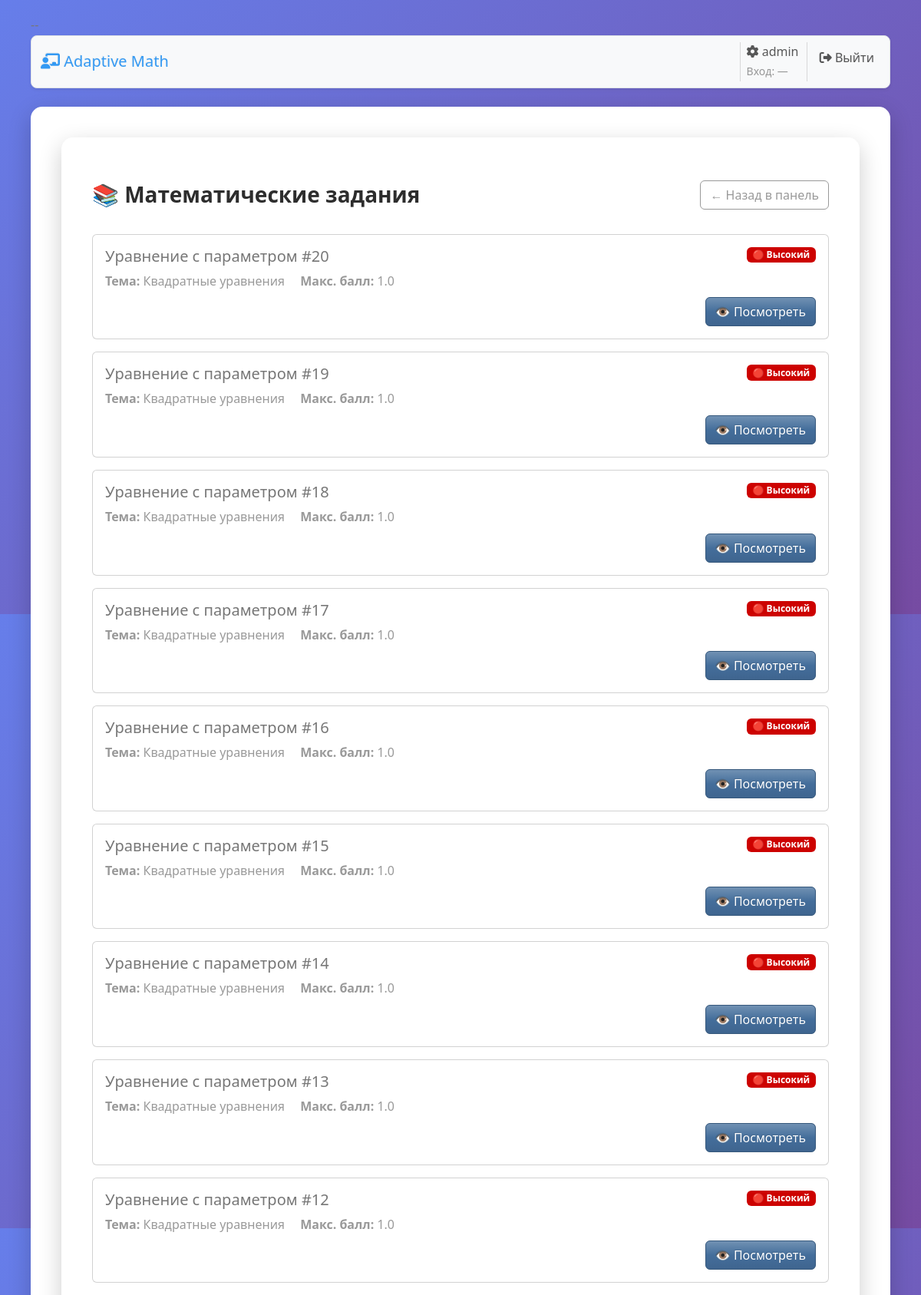
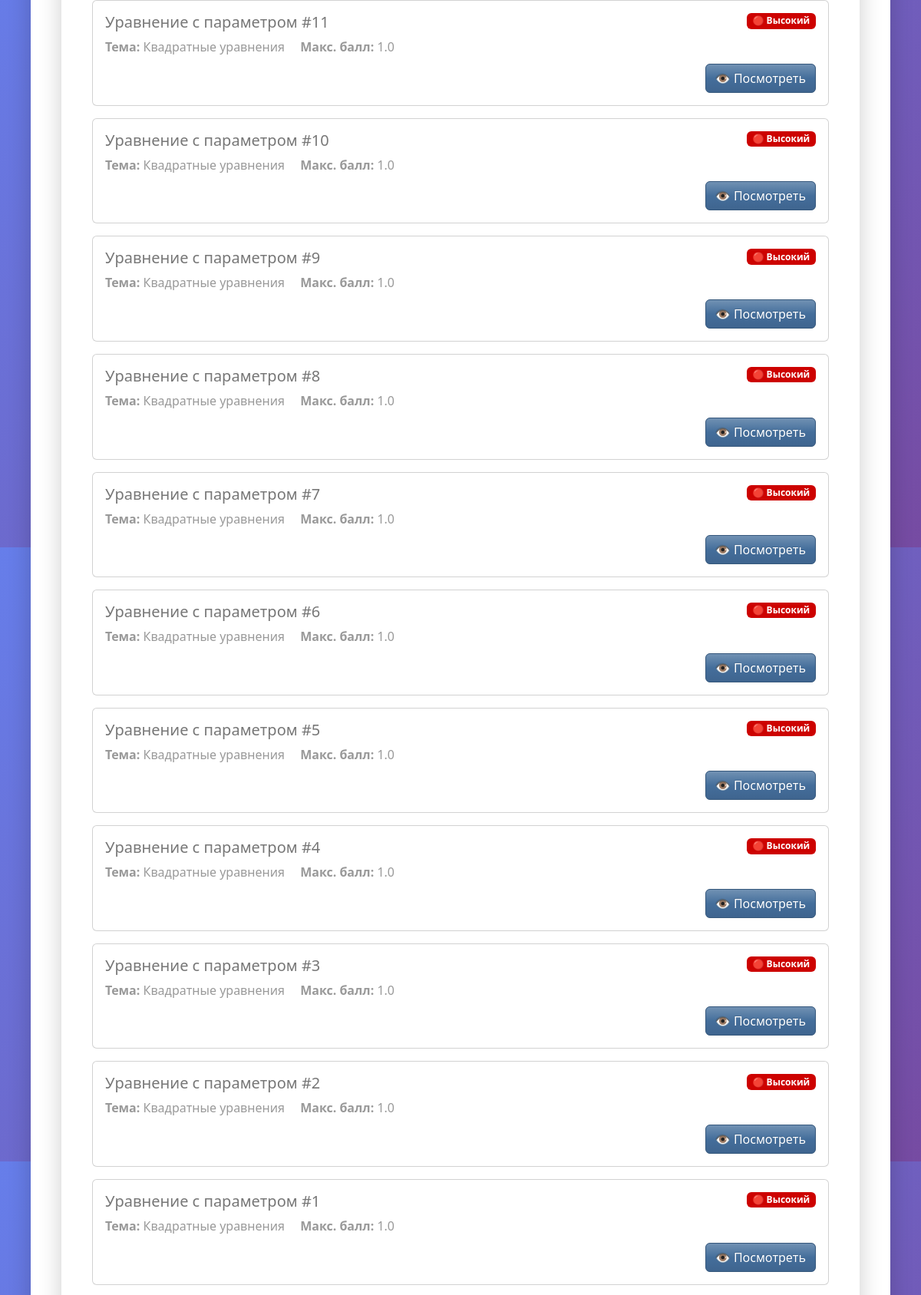
Screenshot of /tasks/ (signed in, upper part) with the database file from the repository (2 pictures, top to bottom).
### models.py (models this page shows, shortened)
class User(UserMixin, db.Model):
    __tablename__ = 'users'
    id = db.Column(db.Integer, primary_key=True)
    username = db.Column(db.String(80), unique=True, nullable=False)
    email = db.Column(db.String(120), unique=True, nullable=False)
    password_hash = db.Column(db.String(255), nullable=False)
    role = db.Column(db.String(20), nullable=False, default='student')  # 'student' или 'teacher'
    first_name = db.Column(db.String(50))
    last_name = db.Column(db.String(50))
    created_at = db.Column(db.DateTime, default=datetime.utcnow)
    last_login = db.Column(db.DateTime)
    is_active = db.Column(db.Boolean, default=True)
    task_attempts = db.relationship(
        'TaskAttempt',
        back_populates='user',
        cascade='all, delete-orphan',  # удаляем попытки вместе с пользователем
        passive_deletes=True,          # уважать ondelete='CASCADE' на уровне БД
        lazy='selectin'                # удобно: можно len(), не нужно .all()
    )
    evaluation_logs = db.relationship(
        'StudentEvaluationLog',
        back_populates='user',
        cascade='all, delete-orphan',
        passive_deletes=True,
        lazy='selectin'
    )
    topic_progress = db.relationship(
        'StudentTopicProgress',
        back_populates='user',
        cascade='all, delete-orphan',
        passive_deletes=True,
        lazy='selectin'
    )
    created_tasks = db.relationship('MathTask', backref='creator', lazy='dynamic')
    def get_full_name(self):
        if self.first_name and self.last_name:
            return f"{self.first_name} {self.last_name}"
        return self.username

class MathTask(db.Model):
    __tablename__ = 'math_tasks'
    id = db.Column(db.Integer, primary_key=True)
    title = db.Column(db.String(200), nullable=False)
    code = db.Column(db.String(64), unique=True)    # NEW: внешний код для импортов/интеграций
    description = db.Column(db.Text, nullable=False)
    answer_type = db.Column(db.String(50), nullable=False)  # 'number', 'variables', 'interval', 'sequence'
    correct_answer = db.Column(db.JSON, nullable=False)     # JSON с правильным ответом
    answer_schema = db.Column(db.JSON)                      # JSON схема полей для ввода
    explanation = db.Column(db.Text)
    topic_id = db.Column(db.Integer, db.ForeignKey('topics.id'), nullable=False)
    level = db.Column(db.String(10), nullable=False)  # 'low', 'medium', 'high'
    max_score = db.Column(db.Float, default=1.0)           # Максимальный балл
    created_by = db.Column(db.Integer, db.ForeignKey('users.id'), nullable=False)
    created_at = db.Column(db.DateTime, default=datetime.utcnow)
    is_active = db.Column(db.Boolean, default=True)
    attempts = db.relationship(
        'TaskAttempt',
        back_populates='task',
        cascade='all, delete-orphan',
        passive_deletes=True,
        lazy='selectin'
    )
    __table_args__ = (
        db.Index('ix_math_tasks_topic_level', 'topic_id', 'level'),
    )

class Topic(db.Model):
    __tablename__ = 'topics'
    id = db.Column(db.Integer, primary_key=True)
    code = db.Column(db.String(50), unique=True, nullable=False)  # Например: 'quadratic_equations'
    name = db.Column(db.String(100), nullable=False)              # Название темы: 'Квадратные уравнения'
    description = db.Column(db.Text)
    created_at = db.Column(db.DateTime, default=datetime.utcnow)
    tasks = db.relationship('MathTask', backref='topic_ref', lazy='dynamic')  # можно оставить как было
    level_configs = db.relationship('TopicLevelConfig', backref='topic', lazy='dynamic', cascade='all, delete-orphan', passive_deletes=True)
    evaluation_logs = db.relationship('StudentEvaluationLog', back_populates='topic', lazy='selectin')
    student_progress = db.relationship('StudentTopicProgress', back_populates='topic', lazy='selectin')

### blueprints/tasks.py (the view)
@tasks_bp.route('/')
@login_required
def list_tasks():
    tasks = MathTask.query.filter_by(is_active=True).order_by(MathTask.created_at.desc()).all()
    return render_template('shared/tasks_list.html', tasks=tasks)

### templates/shared/tasks_list.html (shortened to what this page needs)
{% extends "shared/base.html" %}
{% block content %}
<div class="container py-5">
    <div class="d-flex flex-wrap justify-content-between align-items-center mb-4">
        <h1 class="h3 fw-bold my-2">📚 Математические задания</h1>
        <div class="d-flex gap-2 my-2">
            <a href="{{ url_for('main.dashboard') }}" class="btn btn-outline-secondary">← Назад в панель</a>
        </div>
    </div>
    {% if tasks %}
        <div class="row g-3">
            {% for task in tasks %}
                <div class="col-12">
                    <div class="card h-100">
                        <div class="card-body">
                            <div class="d-flex justify-content-between align-items-start">
                                <h3 class="h5 mb-2">{{ task.title }}</h3>
                                <span class="badge
                                    {% if task.level == 'low' %} bg-success
                                    {% elif task.level == 'medium' %} bg-warning text-dark
                                    {% elif task.level == 'high' %} bg-danger
                                    {% else %} bg-secondary
                                    {% endif %}">
                                    {% if task.level == 'low' %}🟢 Низкий
                                    {% elif task.level == 'medium' %}🟡 Средний
                                    {% elif task.level == 'high' %}🔴 Высокий
                                    {% else %}{{ task.level }}
                                    {% endif %}
                                </span>
                            </div>
                            <div class="text-muted mb-2">
                                <span class="me-3"><strong>Тема:</strong> {{ task.topic_ref.name if task.topic_ref else 'Неизвестная тема' }}</span>
                                <span><strong>Макс. балл:</strong> {{ task.max_score }}</span>
                            </div>
                            <div class="text-end">
                                <a href="{{ url_for('tasks.view_task', task_id=task.id) }}" class="btn btn-primary">
                                    {% if current_user.role == "student" %}📝 Решать{% else %}👁️ Посмотреть{% endif %}
                                </a>
                            </div>
                        </div>
                    </div>
                </div>
            {% endfor %}
        </div>
    {% else %}
        <div class="text-center text-muted py-5">
            <p class="mb-0">Пока нет доступных заданий.</p>
        </div>
    {% endif %}
</div>
{% endblock %}

### templates/shared/base.html (shortened to what this page needs)
<!DOCTYPE html>
<html lang="ru">
<head>
    <link rel="stylesheet" href="{{ url_for('static', filename='css/bootstrap-spacelab.css') }}">
    <link rel="stylesheet" type="text/css" href="{{ url_for('static', filename='css/style.css') }}">
    <link rel="stylesheet"
        href="https://cdnjs.cloudflare.com/ajax/libs/font-awesome/6.5.2/css/all.min.css"
>
</head>
<body class="bg-light">
    <nav class="navbar navbar-expand-lg bg-body-tertiary rounded-3 shadow-sm border bg-white">
        <div class="container-fluid">
        <a class="navbar-brand" href="{{ url_for('main.dashboard') }}"><i class="fas fa-chalkboard-teacher"></i> Adaptive Math</a>
        <div id="mainNav" class="collapse navbar-collapse">
            <ul class="navbar-nav ms-auto">
                {% if current_user.is_authenticated %}
                    <li class="nav-item">
                        <span class="navbar-text me-3">
                            {% if current_user.role == 'admin' %}<i class="fas fa-cog"></i>
                            {% elif current_user.role == 'teacher' %}<i class="fas fa-chalkboard-teacher"></i>
                            {% elif current_user.role == 'student' %}<i class="fas fa-user-graduate"></i>
                            {% else %}<i class="fas fa-user"></i>
                            {% endif %}
                            {{ current_user.get_full_name() }}
                            <br>
                            {% if current_user.last_login %}
                                <small class="text-info">Вход: {{ current_user.last_login.strftime('%d.%m.%Y %H:%M') }}</small>
                            {% else %}
                                <small class="text-muted">Вход: —</small>
                            {% endif %}
                        </span>
                    </li>
                    <li class="nav-item"><a class="nav-link" href="{{ url_for('auth.logout') }}"><i class="fas fa-sign-out-alt"></i> Выйти</a></li>
                {% else %}
                    <li class="nav-item"><a class="nav-link" href="{{ url_for('auth.login') }}"><i class="fas fa-sign-in-alt"></i> Войти</a></li>
                {% endif %}
            </ul>
        </div>
        </div>
    </nav>
    <main class="container my-4">
        {% block content %}{% endblock %}
    </main>
</body>
</html>

### static/css/style.css (style rules this page uses)
body { font-family: 'Segoe UI', Tahoma, Geneva, Verdana, sans-serif; max-width: min(1200px, 95%); margin: 0 auto; padding: 20px 10px; background: linear-gradient(135deg, #667eea 0%, #764ba2 100%); min-height: 100vh; line-height: 1.6; }
.container { background: white; padding: 40px; border-radius: 15px; box-shadow: 0 10px 30px rgba(0,0,0,0.2); margin: 0 auto 20px; width: 100%; box-sizing: border-box; }

### rows the page displays
User: get_full_name "admin"
MathTask: title "Уравнение с параметром #20", level "🔴 Высокий", topic_ref "Квадратные уравнения", max_score "1.0"
MathTask: title "Уравнение с параметром #19", level "🔴 Высокий", topic_ref "Квадратные уравнения", max_score "1.0"
MathTask: title "Уравнение с параметром #18", level "🔴 Высокий", topic_ref "Квадратные уравнения", max_score "1.0"
MathTask: title "Уравнение с параметром #17", level "🔴 Высокий", topic_ref "Квадратные уравнения", max_score "1.0"
MathTask: title "Уравнение с параметром #16", level "🔴 Высокий", topic_ref "Квадратные уравнения", max_score "1.0"
MathTask: title "Уравнение с параметром #15", level "🔴 Высокий", topic_ref "Квадратные уравнения", max_score "1.0"
MathTask: title "Уравнение с параметром #14", level "🔴 Высокий", topic_ref "Квадратные уравнения", max_score "1.0"
MathTask: title "Уравнение с параметром #13", level "🔴 Высокий", topic_ref "Квадратные уравнения", max_score "1.0"
MathTask: title "Уравнение с параметром #12", level "🔴 Высокий", topic_ref "Квадратные уравнения", max_score "1.0"
MathTask: title "Уравнение с параметром #11", level "🔴 Высокий", topic_ref "Квадратные уравнения", max_score "1.0"
MathTask: title "Уравнение с параметром #10", level "🔴 Высокий", topic_ref "Квадратные уравнения", max_score "1.0"
MathTask: title "Уравнение с параметром #9", level "🔴 Высокий", topic_ref "Квадратные уравнения", max_score "1.0"
MathTask: title "Уравнение с параметром #8", level "🔴 Высокий", topic_ref "Квадратные уравнения", max_score "1.0"
MathTask: title "Уравнение с параметром #7", level "🔴 Высокий", topic_ref "Квадратные уравнения", max_score "1.0"
MathTask: title "Уравнение с параметром #6", level "🔴 Высокий", topic_ref "Квадратные уравнения", max_score "1.0"
MathTask: title "Уравнение с параметром #5", level "🔴 Высокий", topic_ref "Квадратные уравнения", max_score "1.0"
MathTask: title "Уравнение с параметром #4", level "🔴 Высокий", topic_ref "Квадратные уравнения", max_score "1.0"
MathTask: title "Уравнение с параметром #3", level "🔴 Высокий", topic_ref "Квадратные уравнения", max_score "1.0"
MathTask: title "Уравнение с параметром #2", level "🔴 Высокий", topic_ref "Квадратные уравнения", max_score "1.0"
MathTask: title "Уравнение с параметром #1", level "🔴 Высокий", topic_ref "Квадратные уравнения", max_score "1.0"
